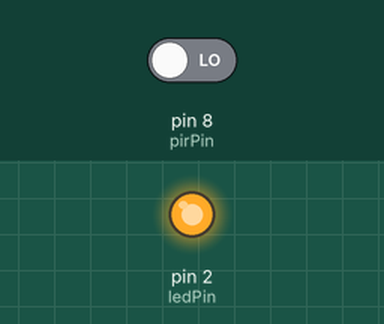
This sketch was run on a simulated Arduino Uno, built with avr-gcc and run on an emulated ATmega328P. Shown: output pins drawn as LEDs (lit = HIGH). The test bench sets the inputs (shaded band); at power-on: pin 8 (pirPin) LOW. What the sketch prints to the serial monitor is not drawn.

Above: at 1.2 s.
1.3 s: pin 8 (pirPin) driven HIGH
Timing chart, 0 to 4.3 s (numbered marks = the images above; inputs shaded):
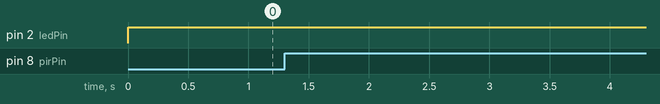

The sketch:

PIR_Sensor_HCSR501.ino
```cpp
int pirPin = 8;
int ledPin = 2;

unsigned long lastMotionTime = 0;   // เวลาที่ตรวจจับเจอครั้งล่าสุด
int motionTimeout = 10000;          // 10 วินาที

void setup() {
  pinMode(pirPin, INPUT);
  pinMode(ledPin, OUTPUT);
  Serial.begin(9600);
}

void loop() {
  int val = digitalRead(pirPin);

  if (val == HIGH) {
    Serial.println("Motion detected!");
    lastMotionTime = millis();  // บันทึกเวลา
  }

  // ถ้ายังไม่เกิน timeout → ถือว่ายังมีคน
  if (millis() - lastMotionTime < motionTimeout) {
    digitalWrite(ledPin, HIGH);
  } else {
    digitalWrite(ledPin, LOW);
  }
}
```

Measured:
- after the input at 1.3 s, every drawn part: stays the same
